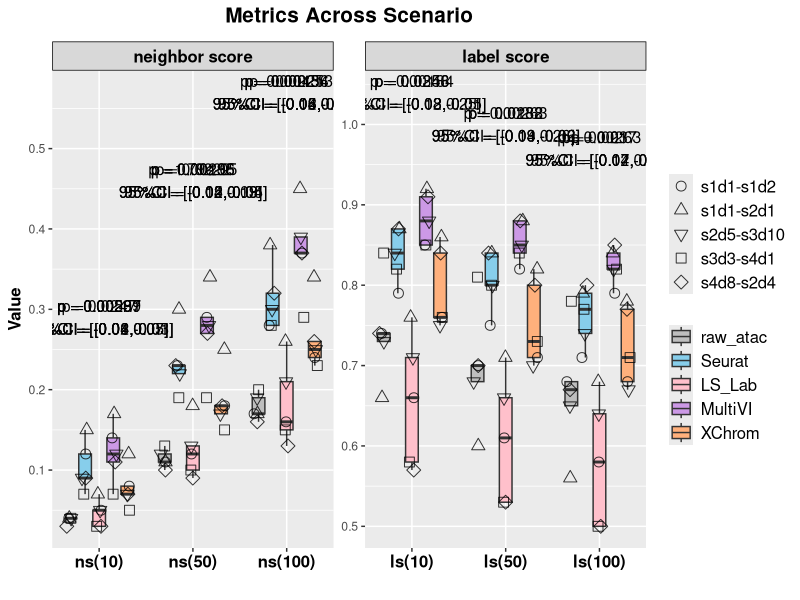
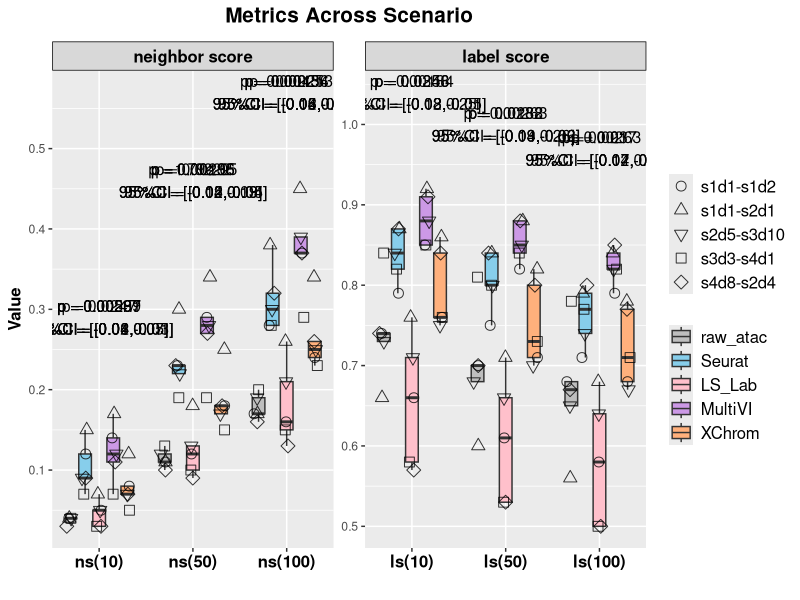

Here is the R script that generated these plots, in order:
library(ggplot2)
library(readr)
library(dplyr)
library(tidyr)

df <- read_csv('inter_method_nsls.csv')

# 将 Metric 转换为因子并指定顺序
df$Metric <- factor(df$Metric, levels = c("ns(10)", "ns(50)", "ns(100)", 
                                          "ls(10)", "ls(50)", "ls(100)"))
df$Method <- factor(df$Method, levels = c('raw_atac',"Seurat", "LS_Lab", "MultiVI", "XChrom"))
df$Dataset<-factor(df$Dataset,levels = c('s1d1-s1d2','s1d1-s2d1','s2d5-s3d10','s3d3-s4d1','s4d8-s2d4'))

# 统计每个 Metric 和 Method 下的 Dataset 数目
df %>%
  group_by(Metric, Method) %>%
  summarise(Dataset_Count = n_distinct(Dataset), .groups = "drop")

# 绘制分面图，使用不同的纵坐标尺度并去除没有数据的分面轴
# 添加一个新的列来标识 ns 和 ls
df <- df %>%
  mutate(MetricType = ifelse(grepl("ns", Metric), "neighbor score", "label score"))%>%
  mutate(MetricType = factor(MetricType, levels = c("neighbor score", "label score")))

# 获取所有需要比较的方法（排除XChrom自身）
other_methods <- unique(df$Method[df$Method != "XChrom"])

# 提取XChrom的数据作为基准
xchrom_data <- df %>% 
  filter(Method == "XChrom") %>% 
  select(Dataset, Metric, MetricType, Value_XChrom = Value)

# 生成比较数据
comparison_data <- df %>%
  filter(Method != "XChrom") %>% 
  inner_join(xchrom_data, by = c("Dataset", "Metric", "MetricType")) %>%
  mutate(diff = Value_XChrom - Value)

# 计算统计指标
annotation_df <- comparison_data %>%
  group_by(Metric, Method) %>%  # 按Metric和对比方法分组
  summarise(
    mean_diff = mean(diff, na.rm = TRUE),
    se_diff = sd(diff, na.rm = TRUE) / sqrt(n()),
    lower_ci = mean_diff - qt(0.975, df = n()-1) * se_diff,
    upper_ci = mean_diff + qt(0.975, df = n()-1) * se_diff,
    p_value = t.test(Value_XChrom, Value, paired = TRUE)$p.value,
    .groups = "drop"
  ) %>%
  mutate(
    p_value_label = ifelse(p_value < 0.05,
                           paste0("p = ", signif(p_value, digits = 3)),
                           NA_character_)
  ) %>%
  # 合并MetricType和y轴位置信息
  left_join(distinct(df, Metric, MetricType), by = "Metric") %>% 
  left_join(
    df %>% group_by(Metric) %>% summarise(max_val = max(Value)),
    by = "Metric"
  ) %>% 
  mutate(y_position = ifelse(p_value < 0.05, max_val + 0.12, NA_real_))

# 绘制分面图，使用不同的纵坐标尺度并去除没有数据的分面轴
ggplot(df, aes(x = Metric, y = Value,)) +
  geom_boxplot(aes(group = interaction(Metric, Method), fill = Method), 
               alpha = 1, outlier.shape = NA) +  # 绘制箱线图
  geom_jitter(
    aes(group = interaction(Metric, Method), shape = Dataset),
    position = position_jitterdodge(
      jitter.width = 0.2,   # 控制抖动幅度
      dodge.width = 0.8     # 控制不同 Scenario 的间距
    ),size = 3,alpha = 0.8,color = "black",stroke = 0.5)+
  scale_fill_manual(values = c('raw_atac'='grey',"Seurat" = "skyblue", 'LS_Lab' = "pink",'MultiVI'='#CC99E6',"XChrom" = "#FFB07C")) +  # 自定义箱线图颜色
  # scale_color_manual(values = c("s1d2" = "#2ca02c", "s2d1" = "#d62728", "s2d4" = "purple", 
  #                               "s4d1" = "#8c564b", "s3d10" = "#FF6699")) +  # 自定义点的颜色
  scale_shape_manual(
    values = c(
      "s1d1-s1d2" = 1,    # 空心圆
      "s1d1-s2d1" = 2,    # 空心三角
      "s4d8-s2d4" = 5,    # 空心菱形
      "s3d3-s4d1" = 0,    # 空心方框
      "s2d5-s3d10" = 6    # 空心倒三角
    ))+
  scale_x_discrete(expand = expansion(add = c(0.5, 0.5))) +  # 增加 x 轴 Metric 之间的间距
  guides(shape = guide_legend(order = 1), fill = guide_legend(order = 2)) +  # 图例顺序
  facet_wrap(~MetricType, scales = "free")+
  theme_set(theme_bw())+
  # theme_minimal() +
  theme(
    axis.text.x = element_text(angle = 0, hjust = 0.5, size = 12, face = "bold", color = "black", margin = margin(t =2)),
    axis.title = element_text(size = 12, color = "black", face = "bold"),
    legend.title = element_blank(),
    plot.title = element_text(hjust = 0.5, size = 15, face = "bold",margin = margin(b = 10)),
    legend.text = element_text(size = 12),
    strip.background = element_rect(fill = rgb(0.5, 0.5, 0.5, 0.3),color = "black", size = 0.5),  # 设置分面标签背景
    strip.text = element_text(size = 12, face = "bold", color = "black"),  # 设置分面标签的文字样式
    strip.text.x = element_text(size = 12, face = "bold",color = "black"),  # 设置分面标签的文本样式
  ) +
  labs(title = "Metrics Across Scenario", x = "", y = "Value") +
  geom_text(
    data = annotation_df[annotation_df$p_value<0.05,],
    aes(x = Metric, y = y_position,group = MetricType,  # x=1.5 将注释居中于分面面板
        label = paste0(p_value_label, "\n95%CI = [",
                       round(lower_ci, 2), ",",
                       round(upper_ci, 2), "]")),
    inherit.aes = FALSE,size = 4,
    color = "black",hjust = 0.5)


ggsave("inter_method_nsls_box2.pdf", plot = last_plot(), 
       width = 20, height = 8, units = "in",dpi=300)

